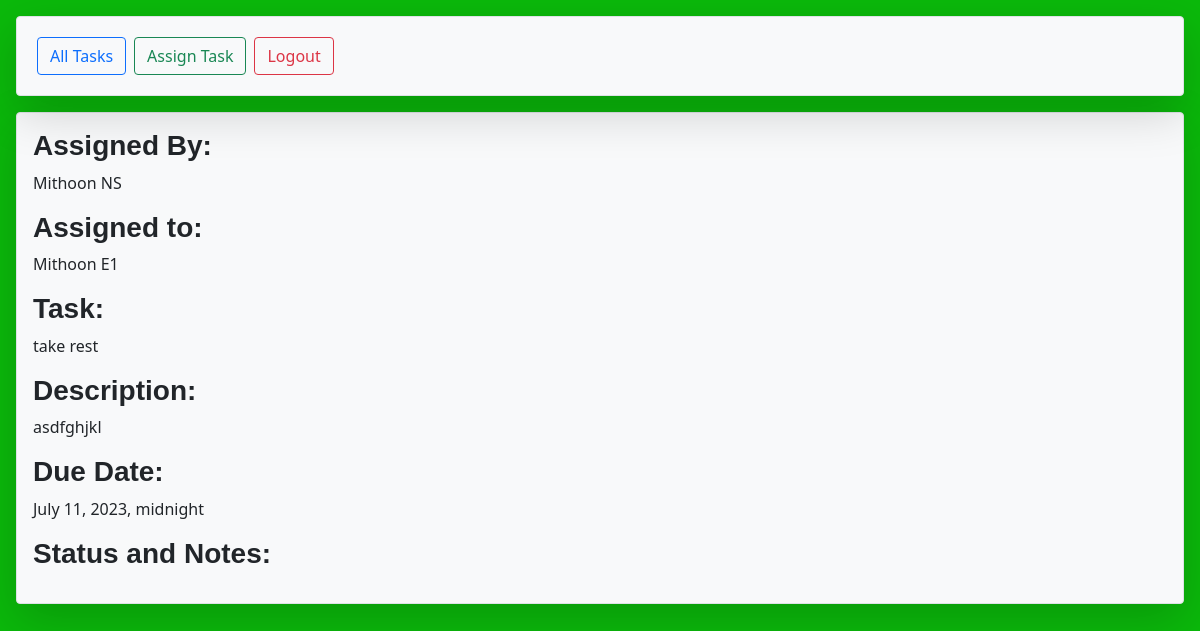
The app's page /view_task/1, older data.
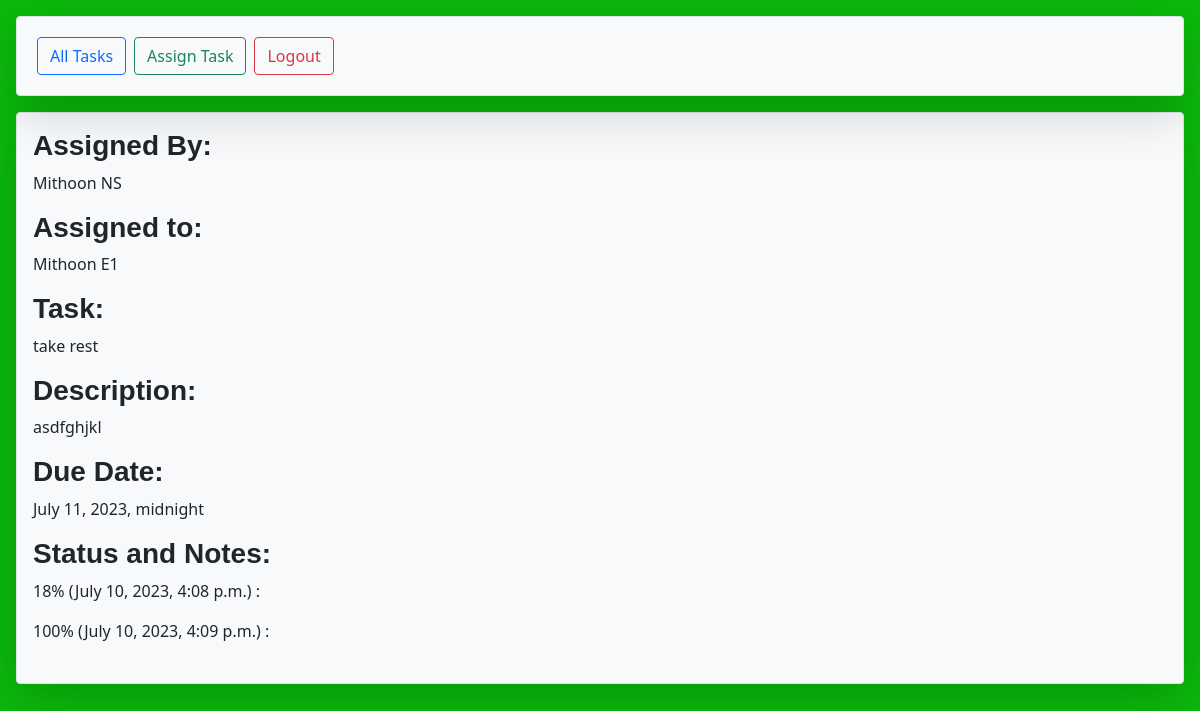
The same page, newer data.
### quest_track_app/models.py (models this page shows, shortened)
class Task(models.Model):
    title = models.CharField(max_length=255)
    description = models.TextField()
    due_date = models.DateTimeField(null=True)
    creator = models.ForeignKey(User, related_name="has_created_task", on_delete=models.CASCADE)
    assigned_user = ManyToManyField(User, related_name="users_tasks")
    user_likes = models.ManyToManyField(User, related_name='liked_posts')
    created_at = models.DateTimeField(auto_now_add=True)
    updated_at = models.DateTimeField(auto_now=True)
    objects = TaskManager()

class User(models.Model):
    first_name = models.CharField(max_length=255)
    last_name = models.CharField(max_length=255)
    email = models.CharField(max_length=255, unique=True)
    password = models.CharField(max_length=255)
    phone_number = models.CharField(max_length=255)
    role = models.CharField(max_length=20, choices=[('manager', 'Manager'), ('employee', 'Employee'), ('head', 'Head'), ('executive', 'Executive')])
    secret_password = models.CharField(max_length=255)
    objects = UserManager()
    created_at = models.DateTimeField(auto_now_add=True)
    updated_at = models.DateTimeField(auto_now=True)

class Complete(models.Model):
    completion_notes = models.TextField()
    date_completed = models.DateTimeField(null=True)
    status = models.PositiveIntegerField(default=0, validators=[MinValueValidator(0), MaxValueValidator(100)])
    task = models.ForeignKey(Task, related_name="task_notes", on_delete=models.CASCADE)
    created_at = models.DateTimeField(auto_now_add=True)
    updated_at = models.DateTimeField(auto_now=True)

### quest_track_app/views.py (the view)
# urls.py: path('view_task/<int:id>', views.view_task),
def view_task(request, id):
    context = {
        'task':Task.objects.get(id = id)
}
    return render(request, 'view_task.html', context)

### quest_track_app/templates/view_task.html (shortened to what this page needs)
<!DOCTYPE html>
<html lang="en">
<head>
    {% load static %}
    <link href="https://cdn.jsdelivr.net/npm/bootstrap@5.0.2/dist/css/bootstrap.min.css" rel="stylesheet">
    <link rel="stylesheet" href="{% static 'all_tasks.css' %}">
</head>
<body  style="background-color: rgb(11, 185, 11) ;">
    <div class="m-3">
        <nav id ="nav" class="navbar bg-light navbar-expand-lg navbar-light shadow-lg p-3 mb-1 border rounded" >
            <div class="collapse navbar-collapse" id="navbarSupportedContent">
                <ul class="navbar-nav mr-auto" >
                    <li class="nav-item active">
                    <a class="btn btn-outline-primary m-1" href="/all_tasks">All Tasks</a>
                    </li>
                    {% if this_user.role == 'manager' or 'head' %}
                    <li class="nav-item">
                    <a class="btn btn-outline-success m-1" href="/create_task">Assign Task</a>
                    </li>
                    {% endif %}
                    <li class="nav-item">
                        <a class="btn btn-outline-danger m-1" href="/logout">Logout</a>
                    </li>
                </ul>
            </div>
        </nav>
    </div>
    <div id ="header" class="form-group shadow-lg bg-light m-3 border rounded-2">
        <div class="form-group">
            <form class="d-flex flex-column justify-content-between mb-2 p-3" action="/task_creation" method="POST">
            <div class="input_block">
                <h3>Assigned By:</h3>
                {% for user in task.assigned_user.all %}
                <p>{{ task.creator.first_name }} {{ task.creator.last_name }}</p>
                {% endfor %}
            </div>
            <div class="input_block">
                <h3>Assigned to:</h3>
                {% for user in task.assigned_user.all %}
                <p>{{user.first_name}} {{user.last_name}}</p>
                {% endfor %}
            </div>
            <div class="input_block" class = "">
            <h3>Task:</h3>
            <p>{{task.title}}</p>
            <h3>Description:</h3>
            <p>{{task.description}}</p>
            <h3>Due Date:</h3>
            <p>{{task.due_date}}</p>
            </div>
        <div class="">
            <h3>Status and Notes:</h3>
            {% for note in task.task_notes.all %}
            <p>{{note.status}}% ({{note.date_completed}}) :    {{note.completion_notes}}</p>
            {% endfor %}
        </div>
    </form>
    </div>
    </div>
</body>
</html>

Row changes from the older to the newer data that the page shows:
added Complete: status "18", date_completed "July 10, 2023, 4:08 p.m."
added Complete: status "100", date_completed "July 10, 2023, 4:09 p.m."
